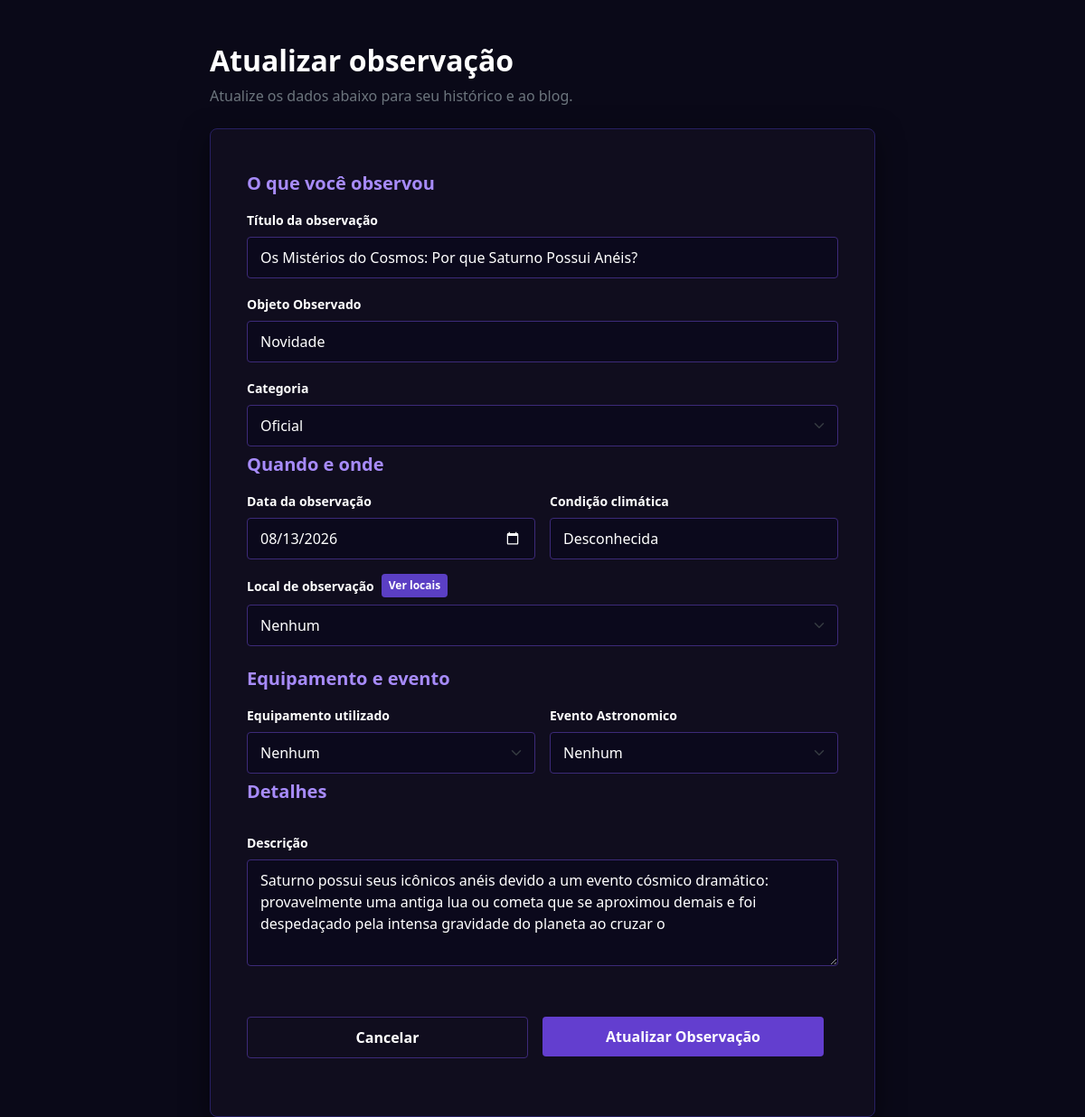
The page /View/telas/Atualizar_Registro.php?idObservercao=1 (signed in) on the database its author committed.
### tables this page shows
create table Observacao(
	idObservercao int not null auto_increment primary key,
    titulo varchar(150) not null,
    categoria varchar(45) not null,
    objetoObservado varchar(45) not null,
    dataObservacao date not null,
    condicaoClimatica varchar(45) not null,
    descricao varchar(200) not null,
    contarObservacao int not null,
    EventoAstronomicoId int null,
    EquipamentoId int  null,
    UsuarioId int null,
    LocalId int null
);

### DAO/Consultar.php (called while the page is built, shortened)
<?php
class Consultar
{
function consultarObservacaoEspecifica(conexao $conexao,int $codigo)
    {
        try
            {
            $conn=$conexao-> conectar();
            $sql="select * from Observacao where idObservercao = '$codigo'";
            $result=mysqli_query($conn,$sql);
            $dados = mysqli_fetch_array($result);
            return $dados;
            }
        catch(Exception $erro)
        {
            echo" Algo deu errado <br> <br> $erro";
        }
 }
}
?>

### View/telas/Atualizar_Registro.php (the view, shortened to what this page needs)
<?php
    require_once('../../DAO/Consultar.php');
    $conexao = new Conexao();
    $consultar = new Consultar();
    $idObservercao = (int) $_GET['idObservercao'];
    $info_Especifica = $consultar->consultarObservacaoEspecifica($conexao,$idObservercao);
?>
<!DOCTYPE html>
<html lang="en">
<head>
    <link href="https://cdn.jsdelivr.net/npm/bootstrap@5.3.8/dist/css/bootstrap.min.css" rel="stylesheet">
    <link rel="stylesheet" href="../../CSS/estilo.css">
</head>
<body>
    <div class="container my-5" style="max-width: 760px;">
        <h1 class="fw-bold text-white mb-2 fs-2">Atualizar observação</h1>
        <p class="text-secondary mb-4">
            Atualize os dados abaixo para seu histórico e ao blog.
        </p>
        <div class="form-observacao-card">
            <form method="POST" enctype="multipart/form-data">
                <h3 class="form-secao-titulo">O que você observou</h3>
                <div class="mb-3">
                    <label for="titulo" class="form-label text-white fw-semibold small">Título da observação</label>
                    <input type="text" class="form-control input-astro" id="titulo" name="titulo" value="<?php echo $info_Especifica['titulo']?>" placeholder="Digite o título..." required>
                </div>
               <div class="mb-3">
                    <label for="titulo" class="form-label text-white fw-semibold small">Objeto Observado</label>
                    <input type="text" class="form-control input-astro" id="titulo" name="objeto" value="<?php echo $info_Especifica['objetoObservado']?>" placeholder="Digite o título..." required>
                </div>
                    <label for="tipo_objeto" class="form-label text-white fw-semibold small">Categoria</label>
                        <select class="form-select input-astro" id="categoria" name="categoria" required>
                            <option value="oficial" <?= ($info_Especifica['categoria'] == 'oficial') ? 'selected' : '' ?>>Oficial</option>
                        </select>
                <h3 class="form-secao-titulo">Quando e onde</h3>
                <div class="row g-3 mb-3">
                    <div class="col-md-6">
                        <label for="data" class="form-label text-white fw-semibold small">Data da observação</label>
                        <input type="date" class="form-control input-astro" id="data" name="data" value="<?php echo $info_Especifica['dataObservacao']?>" required>
                    </div>
                    <div class="col-md-6">
                        <label for="condicao_clima1" class="form-label text-white fw-semibold small">Condição climática</label>
                        <input type="text" class="form-control input-astro" id="condicao_clima" name="condicao_clima" value="<?php echo $info_Especifica['condicaoClimatica']?>" placeholder="Digite a condição climática....">
                    </div>
                </div>
                <div class="mb-4">
                    <div class="d-flex align-items-center gap-2 mb-2">
                        <label for="local" class="form-label text-white fw-semibold small m-0">Local de observação</label>
                        <a href="locais_observacao.php" class="badge-locais">Ver locais</a>
                    </div>
                        <select class="form-select input-astro" id="local" name="localid" required>
                            <option value="0" <?= ($info_Especifica['LocalId'] == 0) ? 'selected' : '' ?>>Nenhum</option>
                        </select>
                </div>
                <h3 class="form-secao-titulo">Equipamento e evento</h3>
                <div class="row g-3 mb-4">
                    <div class="col-md-6">
                        <label for="equipamentoid" class="form-label text-white fw-semibold small">Equipamento utilizado</label>
                            <select class="form-select input-astro" id="equipamentoid" name="equipamentoid">
                                <option value="0" <?= ($info_Especifica['EquipamentoId'] == 0) ? 'selected' : '' ?>>Nenhum</option>
                            </select>
                    </div>
                    <div class="col-md-6">
                        <label for="eventoAstronomicoid" class="form-label text-white fw-semibold small">Evento Astronomico</label>
                            <select class="form-select input-astro" id="eventoAstronomicoid" name="eventoAstronomicoid">
                                <option value="0" <?= ($info_Especifica['EventoAstronomicoId'] == 0) ? 'selected' : '' ?>>Nenhum</option>
                            </select>
                    </div>
                <h3 class="form-secao-titulo">Detalhes</h3>
                <div class="mb-3">
                    <label for="descricao" class="form-label text-white fw-semibold small">Descrição</label>
                    <textarea class="form-control input-astro" id="descricao" name="descricao" rows="4" placeholder="Digite a descrição..."><?= $info_Especifica['descricao'] ?></textarea>
                </div>
                <div class="row g-3 pt-2">
                    <div class="col-6">
                        <a href="blog.php" class="btn btn-cancelar w-100">Cancelar</a>
                    </div>
                    <div class="col-6">
                        <button type="submit" class="btn btn-submeter w-100">Atualizar Observação
                        </button>
                    </div>
                </div>
            </form>
        </div>
    </div>
</body>
</html>

### CSS/estilo.css (style rules this page uses)
body { background-color: #0A0918 !important; color: #ffffff !important; height: 100vh; }
.form-observacao-card { background-color: #100d1e; border: 1px solid #272062; border-radius: 8px; padding: 2.5rem; box-shadow: 0 10px 30px rgba(0, 0, 0, 0.5); }
.form-secao-titulo { color: #A78BFA; font-size: 1.25rem; font-weight: 700; margin-bottom: 1rem; margin-top: 0.5rem; }
.input-astro { background-color: #0b091c !important; border: 1px solid #3c2a78 !important; color: #ffffff !important; padding: 10px 14px; border-radius: 4px; }
.input-astro::placeholder { color: #5d5685 !important; }
.badge-locais { background-color: #5B3FC4; color: #ffffff; font-size: 0.75rem; padding: 4px 8px; border-radius: 4px; text-decoration: none; font-weight: 600; }
.btn-cancelar { background-color: transparent !important; border: 1px solid #3c2a78 !important; color: #ffffff !important; padding: 10px; border-radius: 4px; font-weight: 600; }
.btn-submeter { background-color: #633ecf !important; border: none !important; color: #ffffff !important; padding: 10px; border-radius: 4px; font-weight: 600; }

### rows shown on the page
observacao: titulo "Os Mistérios do Cosmos: Por que Saturno Possui Anéis?", objeto "Novidade", data "08/13/2026", condicao_clima "Desconhecida", localid "Nenhum", equipamentoid "Nenhum", eventoAstronomicoid "Nenhum", descricao "Saturno possui seus icônicos anéis devido a um evento cósmico dramático: provavelmente uma antiga lua ou cometa que se aproximou demais e foi despedaçado pela intensa gravidade do planeta ao cruzar o"
